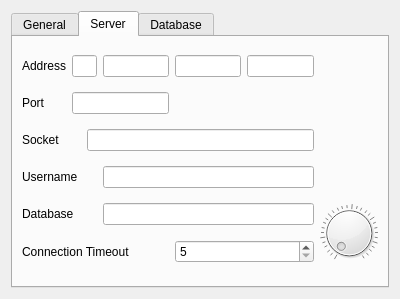
<?xml version="1.0" encoding="UTF-8"?>
<ui version="4.0">
 <class>settingsDialog</class>
 <widget class="QDialog" name="settingsDialog">
  <property name="geometry">
   <rect>
    <x>0</x>
    <y>0</y>
    <width>400</width>
    <height>299</height>
   </rect>
  </property>
  <property name="windowTitle">
   <string>Dialog</string>
  </property>
  <layout class="QVBoxLayout" name="verticalLayout">
   <item>
    <widget class="QTabWidget" name="settingsTabWidget">
     <property name="sizePolicy">
      <sizepolicy hsizetype="Preferred" vsizetype="Preferred">
       <horstretch>0</horstretch>
       <verstretch>0</verstretch>
      </sizepolicy>
     </property>
     <property name="currentIndex">
      <number>1</number>
     </property>
     <widget class="QWidget" name="generalTab">
      <attribute name="title">
       <string>General</string>
      </attribute>
     </widget>
     <widget class="QWidget" name="serverTab">
      <attribute name="title">
       <string>Server</string>
      </attribute>
      <layout class="QGridLayout" name="gridLayout">
       <item row="0" column="0">
        <widget class="QLabel" name="addressLabel">
         <property name="text">
          <string>Address</string>
         </property>
         <property name="buddy">
          <cstring>addressLineEditOctet1</cstring>
         </property>
        </widget>
       </item>
       <item row="0" column="1" colspan="2">
        <widget class="QLineEdit" name="addressLineEditOctet1">
         <property name="sizePolicy">
          <sizepolicy hsizetype="Preferred" vsizetype="Fixed">
           <horstretch>0</horstretch>
           <verstretch>0</verstretch>
          </sizepolicy>
         </property>
        </widget>
       </item>
       <item row="0" column="3">
        <widget class="QLineEdit" name="addressLineEditOctet2">
         <property name="sizePolicy">
          <sizepolicy hsizetype="Preferred" vsizetype="Fixed">
           <horstretch>0</horstretch>
           <verstretch>0</verstretch>
          </sizepolicy>
         </property>
        </widget>
       </item>
       <item row="0" column="4">
        <widget class="QLineEdit" name="addressLineEditOctet3">
         <property name="sizePolicy">
          <sizepolicy hsizetype="Preferred" vsizetype="Fixed">
           <horstretch>0</horstretch>
           <verstretch>0</verstretch>
          </sizepolicy>
         </property>
        </widget>
       </item>
       <item row="0" column="5">
        <widget class="QLineEdit" name="addressLineEditOctet4">
         <property name="sizePolicy">
          <sizepolicy hsizetype="Preferred" vsizetype="Preferred">
           <horstretch>0</horstretch>
           <verstretch>0</verstretch>
          </sizepolicy>
         </property>
        </widget>
       </item>
       <item row="1" column="0">
        <widget class="QLabel" name="portLabel">
         <property name="text">
          <string>Port</string>
         </property>
         <property name="buddy">
          <cstring>portLineEdit</cstring>
         </property>
        </widget>
       </item>
       <item row="1" column="1" colspan="3">
        <widget class="QLineEdit" name="portLineEdit"/>
       </item>
       <item row="2" column="0">
        <widget class="QLabel" name="label">
         <property name="text">
          <string>Socket</string>
         </property>
        </widget>
       </item>
       <item row="2" column="2" colspan="4">
        <widget class="QLineEdit" name="lineEdit"/>
       </item>
       <item row="3" column="0" colspan="2">
        <widget class="QLabel" name="label_2">
         <property name="text">
          <string>Username</string>
         </property>
        </widget>
       </item>
       <item row="3" column="3" colspan="3">
        <widget class="QLineEdit" name="lineEdit_2"/>
       </item>
       <item row="4" column="0" colspan="2">
        <widget class="QLabel" name="label_3">
         <property name="text">
          <string>Database</string>
         </property>
        </widget>
       </item>
       <item row="4" column="3" colspan="3">
        <widget class="QLineEdit" name="lineEdit_3"/>
       </item>
       <item row="4" column="6" rowspan="2">
        <widget class="QDial" name="timeoutDial">
         <property name="minimum">
          <number>5</number>
         </property>
         <property name="maximum">
          <number>120</number>
         </property>
         <property name="notchesVisible">
          <bool>true</bool>
         </property>
        </widget>
       </item>
       <item row="5" column="0" colspan="4">
        <widget class="QLabel" name="timeoutLabel">
         <property name="text">
          <string>Connection Timeout</string>
         </property>
         <property name="buddy">
          <cstring>timeoutSpinbox</cstring>
         </property>
        </widget>
       </item>
       <item row="5" column="4" colspan="2">
        <widget class="QSpinBox" name="timeoutSpinbox">
         <property name="minimum">
          <number>5</number>
         </property>
         <property name="maximum">
          <number>120</number>
         </property>
        </widget>
       </item>
      </layout>
     </widget>
     <widget class="QWidget" name="databaseTab">
      <attribute name="title">
       <string>Database</string>
      </attribute>
      <widget class="QWidget" name="layoutWidget">
       <property name="geometry">
        <rect>
         <x>20</x>
         <y>20</y>
         <width>181</width>
         <height>58</height>
        </rect>
       </property>
       <layout class="QFormLayout" name="formLayout">
        <item row="0" column="0">
         <widget class="QLabel" name="fileLabel">
          <property name="text">
           <string>File</string>
          </property>
          <property name="buddy">
           <cstring>fileLineEdit</cstring>
          </property>
         </widget>
        </item>
        <item row="0" column="1">
         <widget class="QLineEdit" name="fileLineEdit"/>
        </item>
        <item row="1" column="0">
         <widget class="QLabel" name="backendLabel">
          <property name="text">
           <string>Backend</string>
          </property>
          <property name="buddy">
           <cstring>backendLineEdit</cstring>
          </property>
         </widget>
        </item>
        <item row="1" column="1">
         <widget class="QLineEdit" name="backendLineEdit"/>
        </item>
       </layout>
      </widget>
     </widget>
    </widget>
   </item>
  </layout>
 </widget>
 <resources/>
 <connections>
  <connection>
   <sender>timeoutSpinbox</sender>
   <signal>valueChanged(int)</signal>
   <receiver>timeoutDial</receiver>
   <slot>setValue(int)</slot>
   <hints>
    <hint type="sourcelabel">
     <x>212</x>
     <y>171</y>
    </hint>
    <hint type="destinationlabel">
     <x>254</x>
     <y>171</y>
    </hint>
   </hints>
  </connection>
  <connection>
   <sender>timeoutDial</sender>
   <signal>valueChanged(int)</signal>
   <receiver>timeoutSpinbox</receiver>
   <slot>setValue(int)</slot>
   <hints>
    <hint type="sourcelabel">
     <x>261</x>
     <y>151</y>
    </hint>
    <hint type="destinationlabel">
     <x>214</x>
     <y>176</y>
    </hint>
   </hints>
  </connection>
 </connections>
</ui>
